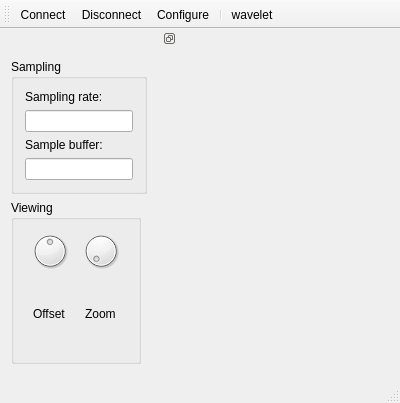
<?xml version="1.0" encoding="UTF-8"?>
<ui version="4.0">
 <class>MainWindow</class>
 <widget class="QMainWindow" name="MainWindow">
  <property name="geometry">
   <rect>
    <x>0</x>
    <y>0</y>
    <width>400</width>
    <height>403</height>
   </rect>
  </property>
  <property name="windowTitle">
   <string>MainWindow</string>
  </property>
  <widget class="QWidget" name="centralWidget">
   <layout class="QVBoxLayout" name="verticalLayout"/>
  </widget>
  <widget class="QMenuBar" name="menuBar">
   <property name="geometry">
    <rect>
     <x>0</x>
     <y>0</y>
     <width>400</width>
     <height>21</height>
    </rect>
   </property>
  </widget>
  <widget class="QToolBar" name="mainToolBar">
   <attribute name="toolBarArea">
    <enum>TopToolBarArea</enum>
   </attribute>
   <attribute name="toolBarBreak">
    <bool>false</bool>
   </attribute>
   <addaction name="actionConnect"/>
   <addaction name="actionDisconnect"/>
   <addaction name="actionConfigure"/>
   <addaction name="separator"/>
   <addaction name="actionWavelet"/>
  </widget>
  <widget class="QStatusBar" name="statusBar"/>
  <widget class="QDockWidget" name="dockWidget">
   <property name="sizePolicy">
    <sizepolicy hsizetype="Fixed" vsizetype="Fixed">
     <horstretch>0</horstretch>
     <verstretch>0</verstretch>
    </sizepolicy>
   </property>
   <property name="minimumSize">
    <size>
     <width>177</width>
     <height>328</height>
    </size>
   </property>
   <property name="maximumSize">
    <size>
     <width>177</width>
     <height>524287</height>
    </size>
   </property>
   <property name="autoFillBackground">
    <bool>true</bool>
   </property>
   <property name="styleSheet">
    <string notr="true">border-color: rgb(0, 0, 0);</string>
   </property>
   <property name="features">
    <set>QDockWidget::DockWidgetFloatable|QDockWidget::DockWidgetMovable</set>
   </property>
   <attribute name="dockWidgetArea">
    <number>1</number>
   </attribute>
   <widget class="QWidget" name="dockWidgetContents_2">
    <property name="sizePolicy">
     <sizepolicy hsizetype="Fixed" vsizetype="Preferred">
      <horstretch>0</horstretch>
      <verstretch>0</verstretch>
     </sizepolicy>
    </property>
    <layout class="QFormLayout" name="formLayout">
     <property name="fieldGrowthPolicy">
      <enum>QFormLayout::AllNonFixedFieldsGrow</enum>
     </property>
     <item row="0" column="0">
      <widget class="QGroupBox" name="groupBox">
       <property name="sizePolicy">
        <sizepolicy hsizetype="Fixed" vsizetype="Fixed">
         <horstretch>0</horstretch>
         <verstretch>0</verstretch>
        </sizepolicy>
       </property>
       <property name="minimumSize">
        <size>
         <width>130</width>
         <height>0</height>
        </size>
       </property>
       <property name="title">
        <string>Sampling</string>
       </property>
       <layout class="QVBoxLayout" name="verticalLayout_3">
        <item>
         <widget class="QLabel" name="label">
          <property name="text">
           <string>Sampling rate:</string>
          </property>
         </widget>
        </item>
        <item>
         <widget class="QLineEdit" name="in_samplingRate">
          <property name="sizePolicy">
           <sizepolicy hsizetype="Fixed" vsizetype="Fixed">
            <horstretch>0</horstretch>
            <verstretch>0</verstretch>
           </sizepolicy>
          </property>
          <property name="focusPolicy">
           <enum>Qt::ClickFocus</enum>
          </property>
         </widget>
        </item>
        <item>
         <widget class="QLabel" name="label_sb">
          <property name="text">
           <string>Sample buffer:</string>
          </property>
         </widget>
        </item>
        <item>
         <widget class="QLineEdit" name="input_SampleBuff">
          <property name="sizePolicy">
           <sizepolicy hsizetype="Fixed" vsizetype="Fixed">
            <horstretch>0</horstretch>
            <verstretch>0</verstretch>
           </sizepolicy>
          </property>
          <property name="focusPolicy">
           <enum>Qt::ClickFocus</enum>
          </property>
         </widget>
        </item>
       </layout>
      </widget>
     </item>
     <item row="1" column="0">
      <widget class="QGroupBox" name="groupBox_2">
       <property name="sizePolicy">
        <sizepolicy hsizetype="Expanding" vsizetype="Expanding">
         <horstretch>0</horstretch>
         <verstretch>0</verstretch>
        </sizepolicy>
       </property>
       <property name="minimumSize">
        <size>
         <width>130</width>
         <height>0</height>
        </size>
       </property>
       <property name="title">
        <string>Viewing</string>
       </property>
       <layout class="QGridLayout" name="gridLayout">
        <item row="1" column="0" alignment="Qt::AlignHCenter">
         <widget class="QLabel" name="label_2">
          <property name="text">
           <string>Offset</string>
          </property>
         </widget>
        </item>
        <item row="0" column="1">
         <widget class="QDial" name="dialZoom">
          <property name="sizePolicy">
           <sizepolicy hsizetype="Fixed" vsizetype="Fixed">
            <horstretch>0</horstretch>
            <verstretch>0</verstretch>
           </sizepolicy>
          </property>
          <property name="maximumSize">
           <size>
            <width>40</width>
            <height>40</height>
           </size>
          </property>
          <property name="minimum">
           <number>1</number>
          </property>
         </widget>
        </item>
        <item row="1" column="1" alignment="Qt::AlignHCenter">
         <widget class="QLabel" name="label_3">
          <property name="text">
           <string>Zoom</string>
          </property>
         </widget>
        </item>
        <item row="0" column="0">
         <widget class="QDial" name="dialOffset">
          <property name="sizePolicy">
           <sizepolicy hsizetype="Fixed" vsizetype="Fixed">
            <horstretch>0</horstretch>
            <verstretch>0</verstretch>
           </sizepolicy>
          </property>
          <property name="maximumSize">
           <size>
            <width>40</width>
            <height>40</height>
           </size>
          </property>
          <property name="minimum">
           <number>-500</number>
          </property>
          <property name="maximum">
           <number>500</number>
          </property>
         </widget>
        </item>
       </layout>
      </widget>
     </item>
     <item row="2" column="0">
      <widget class="QFrame" name="spectraBox">
       <property name="sizePolicy">
        <sizepolicy hsizetype="Preferred" vsizetype="Preferred">
         <horstretch>0</horstretch>
         <verstretch>0</verstretch>
        </sizepolicy>
       </property>
      </widget>
     </item>
    </layout>
   </widget>
  </widget>
  <action name="actionConfigure">
   <property name="icon">
    <iconset>
     <normalon>:/images/settings.png</normalon>
    </iconset>
   </property>
   <property name="text">
    <string>Configure</string>
   </property>
   <property name="toolTip">
    <string>Set PORT properties</string>
   </property>
  </action>
  <action name="actionConnect">
   <property name="icon">
    <iconset>
     <normalon>:/images/connect.png</normalon>
    </iconset>
   </property>
   <property name="text">
    <string>Connect</string>
   </property>
   <property name="toolTip">
    <string>Connect to port</string>
   </property>
  </action>
  <action name="actionDisconnect">
   <property name="icon">
    <iconset>
     <normalon>:/images/disconnect.png</normalon>
    </iconset>
   </property>
   <property name="text">
    <string>Disconnect</string>
   </property>
   <property name="toolTip">
    <string>Disconnect port</string>
   </property>
  </action>
  <action name="actionWavelet">
   <property name="checkable">
    <bool>true</bool>
   </property>
   <property name="icon">
    <iconset resource="../resources/icons.qrc">
     <normaloff>:/images/signal.png</normaloff>
     <normalon>:/images/wavelet.ico</normalon>:/images/signal.png</iconset>
   </property>
   <property name="text">
    <string>wavelet</string>
   </property>
   <property name="toolTip">
    <string>Do Wavelet Transfer</string>
   </property>
  </action>
 </widget>
 <layoutdefault spacing="6" margin="11"/>
 <resources>
  <include location="../resources/icons.qrc"/>
 </resources>
 <connections/>
</ui>
